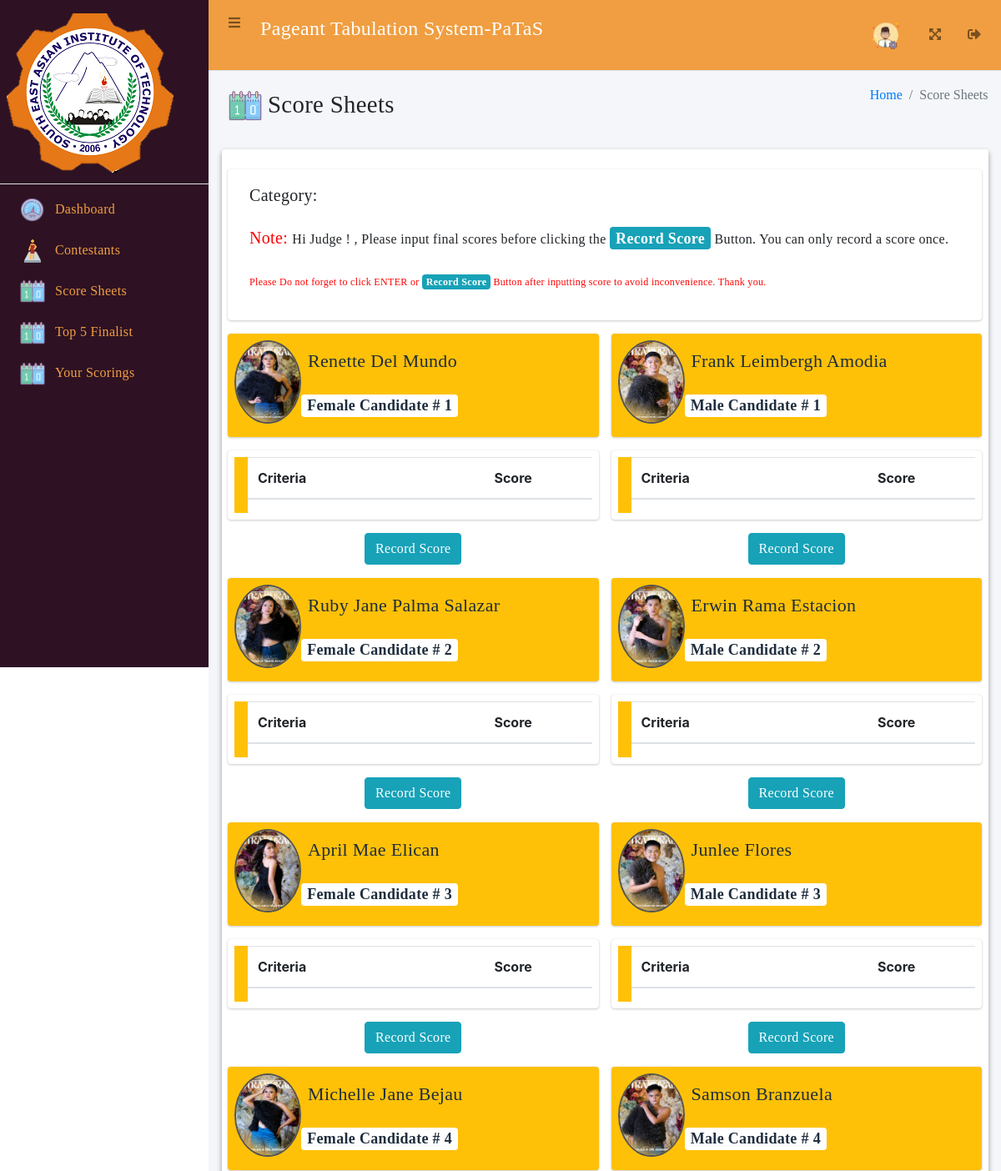
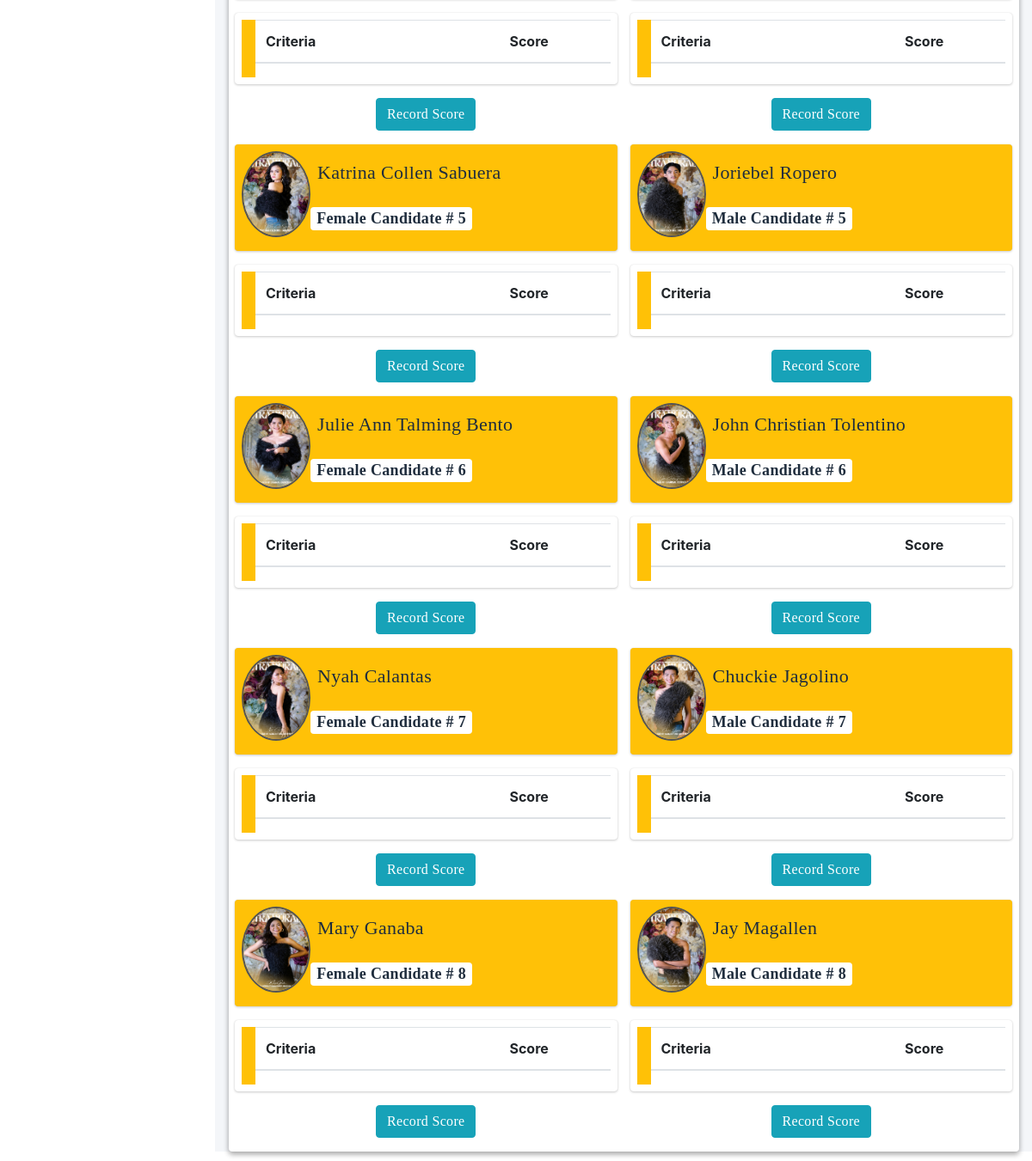
/judge/scores.php, run on the app's committed database (2 pictures, top to bottom).
### tables this page shows
CREATE TABLE `contestants` (
  `id` int(11) NOT NULL,
  `firstname` text DEFAULT NULL,
  `middlename` text DEFAULT NULL,
  `lastname` text DEFAULT NULL,
  `age` varchar(255) DEFAULT NULL,
  `gender` varchar(255) DEFAULT NULL,
  `course` varchar(8) DEFAULT NULL,
  `personal_background` text DEFAULT NULL,
  `image` text DEFAULT NULL,
  `contestant_no` varchar(255) DEFAULT NULL,
  `added_by` varchar(255) NOT NULL
);

### judge/scores.php (the view, shortened to what this page needs)
<?php
include '../includes/dbcon.php';
$current_judge = $_SESSION['username'];
$query = "SELECT * FROM admin_users WHERE username = '$current_judge'";
if ($result = $con->query($query)) {
   $row = $result->fetch_assoc();
   $firstname = $row['first_name'];
}
?>
<!DOCTYPE html>
<html lang="en">
<head>
   <link rel="stylesheet" href="../asset/fontawesome/css/all.min.css">
   <link rel="stylesheet" href="../asset/css/adminlte.min.css">
   <link rel="stylesheet" href="../asset/css/style.css">
   <link rel="stylesheet" href="../asset/tables/datatables-bs4/css/dataTables.bootstrap4.min.css">
</head>
<body class="hold-transition sidebar-mini layout-fixed">
   <div class="wrapper">
      <nav class="main-header navbar navbar-expand  navbar-light" style="background-color: rgb(240,158,65)">
         <ul class="navbar-nav">
            <li class="nav-item">
               <a class="nav-link" data-widget="pushmenu" href="#" role="button"><i class="fas fa-bars"></i></a>
            </li>
            <li class="nav-item">
               <p style="font-size: 24px; color: white;">Pageant Tabulation System-PaTaS</p>
            </li>
         </ul>
         <ul class="navbar-nav ml-auto">
            <li class="nav-item">
               <a class="nav-link" href="#" role="button">
                  <img src="../asset/img/avatar.png" class="img-circle" alt="User Image" width="40"
                     style="margin-top: -8px;">
               </a>
            </li>
            <li class="nav-item">
               <a class="nav-link" data-widget="fullscreen" href="#" role="button">
                  <i class="fas fa-expand-arrows-alt"></i>
               </a>
            </li>
            <li class="nav-item">
               <a class="nav-link" data-widget="fullscreen" href="../logout.php">
                  <i class="fas fa-sign-out-alt"></i>
               </a>
            </li>
         </ul>
      </nav>
      <aside class="main-sidebar sidebar-light-primary" style="background-color: rgb(46,18,35);">
         <a href="index.html" class="brand-link">
            <img src="../asset/img/seait.png" alt="DSMS Logo" width="200">
         </a>
         <div class="sidebar">
            <nav class="mt-2">
               <ul class="nav nav-pills nav-sidebar flex-column" data-widget="treeview" role="menu"
                  data-accordion="false">
                  <li class="nav-item">
                     <a href="index.php" class="nav-link">
                        <img src="../asset/img/dashboard.png" width="30">
                        <p>
                           Dashboard
                        </p>
                     </a>
                  </li>
                  <li class="nav-item">
                     <a href="contestant-profile.php" class="nav-link">
                        <img src="../asset/img/contestant.png" width="30">
                        <p>
                           Contestants
                        </p>
                     </a>
                  </li>
                  <li class="nav-item">
                     <a href="scores.php" class="nav-link">
                        <img src="../asset/img/score.png" width="30">
                        <p>
                           Score Sheets
                        </p>
                     </a>
                  </li>
                  <li class="nav-item">
                     <a href="scores_top_five.php" class="nav-link">
                        <img src="../asset/img/score.png" width="30">
                        <p>
                           Top 5 Finalist
                        </p>
                     </a>
                  </li>
                  <li class="nav-item">
                     <a href="yourscores.php" class="nav-link">
                        <img src="../asset/img/score.png" width="30">
                        <p>
                          Your Scorings
                        </p>
                     </a>
                  </li>
               </ul>
            </nav>
         </div>
      </aside>
      <div class="content-wrapper">
         <div class="content-header">
            <div class="container-fluid">
               <div class="row mb-2">
                  <div class="col-sm-6">
                     <h1 class="m-0"><img src="../asset/img/score.png" width="40"> Score Sheets</h1>
                  </div>
                  <div class="col-sm-6">
                     <ol class="breadcrumb float-sm-right">
                        <li class="breadcrumb-item"><a href="#">Home</a></li>
                        <li class="breadcrumb-item active">Score Sheets</li>
                     </ol>
                  </div>
               </div>
            </div>
         </div>
         <section class="content">
            <div class="container-fluid">
               <div class="card card-info elevation-2">
                  <br>
                  <div class="col-md-12">
                     <div class="row">
                        <?php
                        $query = "SELECT * FROM `event_category` WHERE isTabulated ='Ready' ORDER BY order_number ASC LIMIT 1";
                        if ($result = $con->query($query)) {
                           $row = $result->fetch_assoc();
                           echo '
                           <div class="col-lg-12">
                           <div class="info-box">
                              <div class="info-box-content">
                                 <span class="info-box-text">
                                    <h5>Category: <span  style="color: red; font-size: 24px;">' . $row['category_name'] . '</span></h5>
                                    <h6 style="animation: right_to_left 3s ease; text-align: left; width: 100%;"><span style="color: red; font-size: 20px;">Note: </span> Hi Judge '.$firstname.'! , Please input final scores before clicking the <span class="badge bg-info" style="font-size: 18px;">Record Score</span> Button. You can only record a score once.</h6>
                                    <p style="animation: right_to_left 3s ease; text-align: left; width: 100%;"><span style="color: red; font-size: 12px;"> Please Do not forget to click ENTER or <span class="badge bg-info" style="font-size: 12px;">Record Score</span> Button after inputting score to avoid inconvenience. Thank you. </p>
                                    </span>
                              </div>
                           </div>
                        </div>
                              ';
                              $query2 = "SELECT * FROM contestants ORDER BY contestant_no ASC";
                        if ($result2 = $con->query($query2)) {
                           while ($row2 = $result2->fetch_assoc()) {
                              echo '
                             <div class="col-lg-6">
                             <form onSubmit="return confirm("Do you want to submit?") " action="backend/add_score.php" method="POST">
                             <div class="info-box bg-warning content-header">
                                 <div style="float: right;">
                                    <a href="../images/' . $row2['image'] . '" target="_blank"><img src="../images/' . $row2['image'] . '" style="height: 100px; width: 80px;border-radius: 50%;  border: 2px solid #555;"></a>
                                 </div>
                                 <div style="float: left">
                                    <p style="font-size: 22px;">' . $row2['firstname'] . ' ' . $row2['middlename'] . ' ' . $row2['lastname'] . '</p>
                                    <p style="font-size: 18px;" class="badge bg-white" style="padding: 8px; margin-left: 10%; color: white;"> ' . $row2['gender'] . ' Candidate # ' . $row2['contestant_no'] . '</p>
                                 </div>
                             </div>
                             <div class="info-box">
                                <div class="content-header bg-warning">
                                </div>
                                <table class="table">
                                   <thead class="btn-cancel">
                                      <tr>
                                         <th>Criteria</th>
                                         <th><center>Score</center></th>
                                      </tr>
                                   </thead> ';
                              echo '
                                </table>
                             </div>
                             <div class="form-group">
                                    <center>
                                   <button type="submit" class="btn btn-info">Record Score</button>
                                    </center>
                                </div>
                             <div class="col-md-12">
                             </div>
                             </form>
                          </div>
                             ';
                           }
                        }
                        }
                        ?>
                     </div>
                  </div>
               </div>
            </div>
         </section>
      </div>
   </div>
</body>
</html>

### asset/css/style.css (style rules this page uses)
h1,h2,h3,h4,h5,h6,p,label,button { font-family: fantasy !important; padding: 0.5rem 0.5rem; font-weight: 100; letter-spacing: 0.02rem; }
li a { font-family: fantasy !important; font-weight: 100; }
li { font-family: fantasy !important; font-weight: 100; }
nav.mt-2 ul.nav-sidebar li p { color:rgb(240,158,65) !important; }

### data on the page
contestants: image (picture), firstname "Renette", lastname "Del Mundo", gender "Female", contestant_no "1"
contestants: image (picture), firstname "Frank Leimbergh", lastname "Amodia", gender "Male", contestant_no "1"
contestants: image (picture), firstname "Ruby Jane", middlename "Palma", lastname "Salazar", gender "Female", contestant_no "2"
contestants: image (picture), firstname "Erwin", middlename "Rama", lastname "Estacion", gender "Male", contestant_no "2"
contestants: image (picture), firstname "April Mae", lastname "Elican", gender "Female", contestant_no "3"
contestants: image (picture), firstname "Junlee", lastname "Flores", gender "Male", contestant_no "3"
contestants: image (picture), firstname "Michelle Jane", lastname "Bejau", gender "Female", contestant_no "4"
contestants: image (picture), firstname "Samson", lastname "Branzuela", gender "Male", contestant_no "4"
contestants: image (picture), firstname "Katrina Collen", lastname "Sabuera", gender "Female", contestant_no "5"
contestants: image (picture), firstname "Joriebel", lastname "Ropero", gender "Male", contestant_no "5"
contestants: image (picture), firstname "Julie Ann", middlename "Talming", lastname "Bento", gender "Female", contestant_no "6"
contestants: image (picture), firstname "John Christian", lastname "Tolentino", gender "Male", contestant_no "6"
contestants: image (picture), firstname "Nyah", lastname "Calantas", gender "Female", contestant_no "7"
contestants: image (picture), firstname "Chuckie", lastname "Jagolino", gender "Male", contestant_no "7"
contestants: image (picture), firstname "Mary", lastname "Ganaba", gender "Female", contestant_no "8"
contestants: image (picture), firstname "Jay", lastname "Magallen", gender "Male", contestant_no "8"
